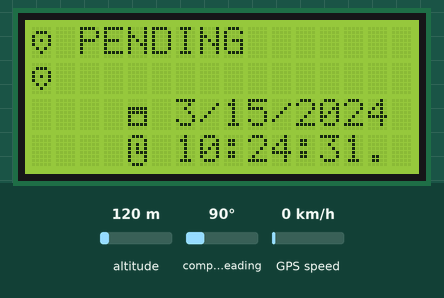
Recording of a sketch running on a simulated Arduino Mega 2560, built with avr-gcc and run on an emulated ATmega2560. Shown: 16×4 character LCD. Inputs (shaded band) come from the test bench; at power-on: altitude 120 m, compass heading 90°, GPS speed 0 km/h. The GPS gets a fix after 3 s at 37.7749, -122.4194 with 8 satellites; what the sketch prints to the serial monitor is not drawn.

Above: at 1.3 s.
1.4 s: altitude set to 20 m
At 3.9 s:
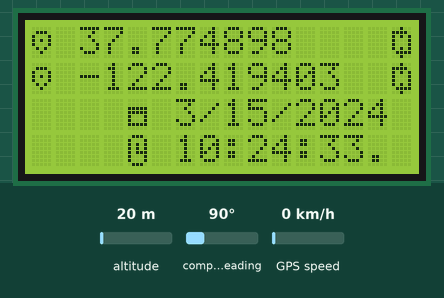
At 5.0 s:
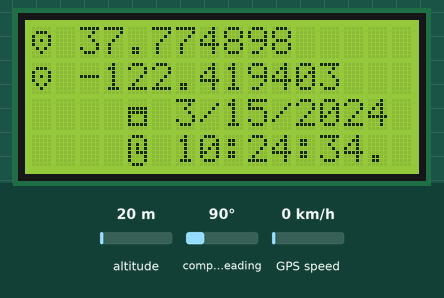
Timing chart, 0 to 6.5 s (numbered marks = the images above; inputs shaded):
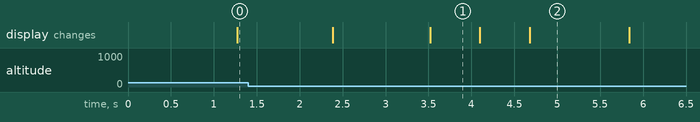

The sketch:

gps.ino
```cpp
#include <Adafruit_MPU6050.h>
#include <Adafruit_Sensor.h>
#include <Wire.h>
Adafruit_MPU6050 mpu;

#include <Vector.h>
#include <TinyGPSPlus.h>
#include <SoftwareSerial.h>
#include <LCD_I2C.h>
#include <Wire.h>

/*
   This sample sketch demonstrates the normal use of a TinyGPSPlus (TinyGPSPlus) object.
   It requires the use of SoftwareSerial, and assumes that you have a
   4800-baud serial GPS device hooked up on pins 4(rx) and 3(tx).
*/
static const int RXPin = 4, TXPin = 3;
static const uint32_t GPSBaud = 9600;

LCD_I2C lcd(0x27, 16, 4);
// The TinyGPSPlus object
TinyGPSPlus gps;

// The serial connection to the GPS device
SoftwareSerial ss(RXPin, TXPin);

// Buffer vals
uint8_t hr;
uint8_t mn;
uint8_t sc;
double lon;
double lat;

// Real vals
uint8_t rhr;
uint8_t rmn;
uint8_t rsc;
double rlon;
double rlat;

byte refresh[] = {
    0x04,
    0x1E,
    0x15,
    0x11,
    0x11,
    0x15,
    0x0F,
    0x04};

byte locationn[] = {
    0x00,
    0x0E,
    0x11,
    0x15,
    0x11,
    0x0A,
    0x04,
    0x00};

byte timee[] = {
    0x0E,
    0x11,
    0x15,
    0x15,
    0x17,
    0x11,
    0x11,
    0x0E};

byte datee[] = {
    0x00,
    0x00,
    0x1F,
    0x1F,
    0x11,
    0x11,
    0x1F,
    0x00};

bool ongps = true;

void setup()
{

    Serial.begin(115200);
    ss.begin(GPSBaud);
    Serial1.begin(115200);
    Serial.println(F("DeviceExample.ino"));
    Serial.println(F("A simple demonstration of TinyGPSPlus with an attached GPS module"));
    Serial.print(F("Testing TinyGPSPlus library v. "));
    Serial.println(TinyGPSPlus::libraryVersion());
    Serial.println(F("by Mikal Hart"));
    Serial.println();
    lcd.begin(); // If you are using more I2C devices using the Wire library use lcd.begin(false)
    // this stop the library(LCD_I2C) from calling Wire.begin()
    lcd.backlight();

    lcd.createChar(0, refresh);
    lcd.createChar(1, datee);
    lcd.createChar(2, timee);
    lcd.createChar(3, locationn);

    if (!mpu.begin())
    {
        Serial.println("Failed to find MPU6050 chip");
        while (1)
        {
            delay(10);
        }
    }
    Serial.println("MPU6050 Found!");

    mpu.setAccelerometerRange(MPU6050_RANGE_8_G);
    Serial.print("Accelerometer range set to: ");
    switch (mpu.getAccelerometerRange())
    {
    case MPU6050_RANGE_2_G:
        Serial.println("+-2G");
        break;
    case MPU6050_RANGE_4_G:
        Serial.println("+-4G");
        break;
    case MPU6050_RANGE_8_G:
        Serial.println("+-8G");
        break;
    case MPU6050_RANGE_16_G:
        Serial.println("+-16G");
        break;
    }
    mpu.setGyroRange(MPU6050_RANGE_500_DEG);
    Serial.print("Gyro range set to: ");
    switch (mpu.getGyroRange())
    {
    case MPU6050_RANGE_250_DEG:
        Serial.println("+- 250 deg/s");
        break;
    case MPU6050_RANGE_500_DEG:
        Serial.println("+- 500 deg/s");
        break;
    case MPU6050_RANGE_1000_DEG:
        Serial.println("+- 1000 deg/s");
        break;
    case MPU6050_RANGE_2000_DEG:
        Serial.println("+- 2000 deg/s");
        break;
    }

    mpu.setFilterBandwidth(MPU6050_BAND_5_HZ);
    Serial.print("Filter bandwidth set to: ");
    switch (mpu.getFilterBandwidth())
    {
    case MPU6050_BAND_260_HZ:
        Serial.println("260 Hz");
        break;
    case MPU6050_BAND_184_HZ:
        Serial.println("184 Hz");
        break;
    case MPU6050_BAND_94_HZ:
        Serial.println("94 Hz");
        break;
    case MPU6050_BAND_44_HZ:
        Serial.println("44 Hz");
        break;
    case MPU6050_BAND_21_HZ:
        Serial.println("21 Hz");
        break;
    case MPU6050_BAND_10_HZ:
        Serial.println("10 Hz");
        break;
    case MPU6050_BAND_5_HZ:
        Serial.println("5 Hz");
        break;
    }
}

void loop()
{
    // This sketch displays information every time a new sentence is correctly encoded.
    while (ss.available() > 0)
        if (gps.encode(ss.read()))
            displayInfo();

    if (digitalRead(2))
    {
        ongps = !ongps;
        lcd.clear();
        lcd.setCursor(0, 0);
        lcd.print(ongps ? "GPS ON" : "COMPASS ON");
        while (digitalRead(2));
        lcd.clear();
        return;
    }
    if (!ongps) {
        lcd.clear();
        lcd.setCursor(0, 1);

        sensors_event_t a, g, temp;
        mpu.getEvent(&a, &g, &temp);

        /* Print out the values */
        lcd.print("X: ");
        lcd.print(a.acceleration.x);
        lcd.setCursor(0, 2);
        lcd.print("Y: ");
        lcd.print(a.acceleration.y);
        lcd.setCursor(0, 3);
        lcd.print("Z: ");
        lcd.print(a.acceleration.z);

        Serial.println("");
        delay(500);
        return;
    }
    if (ongps)
    {
        if (millis() > 5000 && gps.charsProcessed() < 10)
        {
            Serial.println(F("No GPS detected: check wiring."));
            lcd.setCursor(16, 0);
            lcd.print("!");
            delay(500);
            return;
        }
    }

}

void displayInfo()
{
    lcd.clear();

    lcd.setCursor(0, 1);
    lcd.write(3);
    lcd.print(" ");
    lcd.setCursor(0, 0);
    lcd.write(3);
    lcd.print(" ");
    Serial.print(F("Location: "));
    // lcd.print(F("Location: "));
    if (gps.location.isValid())
    {
        rlon = gps.location.lng();
        rlat = gps.location.lat();

        Serial.print(rlon, 6);
        Serial.print(F(","));
        Serial.print(rlat, 6);

        lcd.print(rlat, 6);
        if (!rlat == lat)
        {
            lcd.setCursor(15, 0);
            lcd.write(0);
        }
        lcd.setCursor(0, 1);
        lcd.write(3);
        lcd.print(" ");
        lcd.print(rlon, 6);
        if (!rlon == lon)
        {
            lcd.setCursor(15, 1);
            lcd.write(0);
        }
        lon = rlon;
        lat = rlat;
    }
    else
    {
        Serial.print(F("PENDING"));
        lcd.print(F("PENDING"));
    }

    // Date and time
    Serial.print(F("  Date/Time: "));

    lcd.setCursor(0, 2);
    lcd.write(1);
    lcd.print(" ");
    if (gps.date.isValid())
    {
        Serial.print(gps.date.month());
        Serial.print(F("/"));
        Serial.print(gps.date.day());
        Serial.print(F("/"));
        Serial.print(gps.date.year());
        lcd.print(gps.date.month());
        lcd.print(F("/"));
        lcd.print(gps.date.day());
        lcd.print(F("/"));
        lcd.print(gps.date.year());
    }
    else
    {
        Serial.print(F("PENDING"));
        lcd.print(F("PENDING"));
    }
    lcd.setCursor(0, 3);
    Serial.print(F(" "));

    // Time
    if (gps.time.isValid())
    {
        rhr = gps.time.hour();
        rmn = gps.time.minute();
        rsc = gps.time.second();

        lcd.write(2);
        lcd.print(" ");

        if (rhr < 10)
            Serial.print(F("0"));
        Serial.print(rhr);
        Serial.print(F(":"));
        lcd.print(rhr);
        lcd.print(F(":"));

        if (rmn < 10)
            Serial.print(F("0"));
        Serial.print(rmn);
        Serial.print(F(":"));
        lcd.print(rmn);
        lcd.print(F(":"));

        if (rsc < 10)
            Serial.print(F("0"));
        Serial.print(rsc);
        Serial.print(F("."));
        lcd.print(rsc);
        lcd.print(F("."));

        // Refresh detection
        if ((hr != rhr) || (mn != rmn) || (sc != rsc))
        {
            lcd.setCursor(15, 3);
            lcd.write(0);
        }

        /**if (gps.time.centisecond() < 10) Serial.print(F("0"));
        Serial.print(gps.time.centisecond());*/
        hr = rhr;
        mn = rmn;
        sc = rsc;
    }
    else
    {
        Serial.print(F("PENDING"));
        lcd.print(F("PENDING"));
    }

    Serial.println();
    delay(500);
}
```

Measured:
- what the display in image 1 shows lasts 0.6 s, from 3.5 s to 4.1 s
